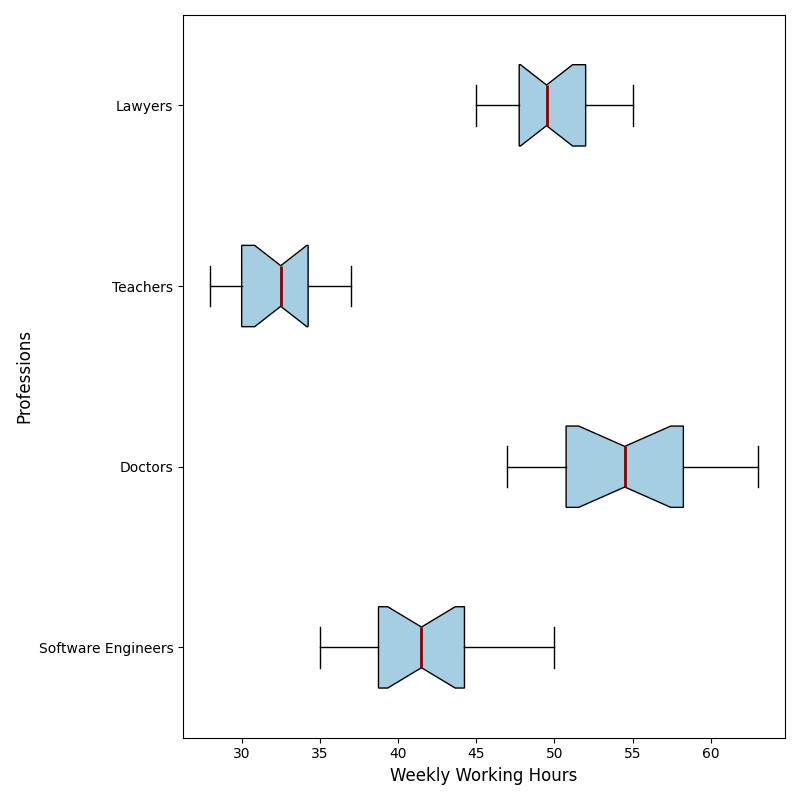

Write Python code to recreate this figure.
import matplotlib.pyplot as plt

working_hours = {
    "Software Engineers": [40, 42, 38, 45, 50, 35, 40, 38, 42, 48, 44, 46, 37, 39, 41, 43],
    "Doctors": [50, 55, 60, 52, 58, 62, 48, 54, 57, 63, 56, 59, 53, 51, 49, 47],
    "Teachers": [30, 32, 29, 35, 34, 37, 33, 28, 31, 36, 32, 30, 29, 33, 34, 35],
    "Lawyers": [45, 48, 52, 55, 50, 46, 49, 53, 47, 51, 54, 48, 50, 52, 47, 49]
}

professions = list(working_hours.keys())
data = list(working_hours.values())

fig, ax = plt.subplots(figsize=(8, 8))

ax.boxplot(data, vert=False, patch_artist=True, labels=professions, notch=True,
           boxprops=dict(facecolor='#a6cee3', color='black'),
           whiskerprops=dict(color='black'),
           capprops=dict(color='black'),
           flierprops=dict(marker='o', markerfacecolor='red', markersize=8, linestyle='none'),
           medianprops=dict(color='darkred', linewidth=2))

ax.set_xlabel("Weekly Working Hours", fontsize=12)
ax.set_ylabel("Professions", fontsize=12)

plt.tight_layout()
plt.show()
